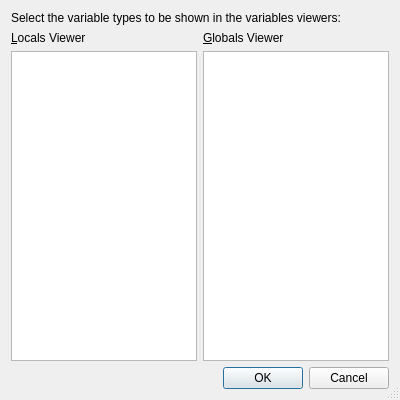
<?xml version="1.0" encoding="UTF-8"?>
<ui version="4.0">
 <author>Detlev Offenbach &lt;detlev@die-offenbachs.de&gt;</author>
 <class>VariablesFilterDialog</class>
 <widget class="QDialog" name="VariablesFilterDialog">
  <property name="geometry">
   <rect>
    <x>0</x>
    <y>0</y>
    <width>400</width>
    <height>400</height>
   </rect>
  </property>
  <property name="windowTitle">
   <string>Variables Type Filter</string>
  </property>
  <property name="whatsThis">
   <string>&lt;b&gt;Filter Dialog&lt;/b&gt;
&lt;p&gt; This dialog gives the user the possibility to select what kind of variables should &lt;b&gt;not&lt;/b&gt; be shown during a debugging session.&lt;/p&gt;</string>
  </property>
  <property name="sizeGripEnabled">
   <bool>true</bool>
  </property>
  <layout class="QGridLayout" name="gridLayout">
   <item row="0" column="0" colspan="2">
    <widget class="QLabel" name="label">
     <property name="text">
      <string>Select the variable types to be shown in the variables viewers:</string>
     </property>
     <property name="wordWrap">
      <bool>true</bool>
     </property>
    </widget>
   </item>
   <item row="1" column="0">
    <widget class="QLabel" name="localsLabel">
     <property name="text">
      <string>&amp;Locals Viewer</string>
     </property>
     <property name="buddy">
      <cstring>localsList</cstring>
     </property>
    </widget>
   </item>
   <item row="1" column="1">
    <widget class="QLabel" name="globalsLabel">
     <property name="text">
      <string>&amp;Globals Viewer</string>
     </property>
     <property name="buddy">
      <cstring>globalsList</cstring>
     </property>
    </widget>
   </item>
   <item row="2" column="0">
    <widget class="QListWidget" name="localsList">
     <property name="toolTip">
      <string>Locals Filter List</string>
     </property>
     <property name="whatsThis">
      <string>&lt;b&gt;Locals Filter List&lt;/b&gt;
&lt;p&gt;Select the variable types you want to be shown in the local variables viewer.&lt;/p&lt;</string>
     </property>
     <property name="alternatingRowColors">
      <bool>true</bool>
     </property>
     <property name="selectionMode">
      <enum>QAbstractItemView::ExtendedSelection</enum>
     </property>
     <property name="sortingEnabled">
      <bool>true</bool>
     </property>
    </widget>
   </item>
   <item row="2" column="1">
    <widget class="QListWidget" name="globalsList">
     <property name="toolTip">
      <string>Globals Filter List</string>
     </property>
     <property name="whatsThis">
      <string>&lt;b&gt;Globals Filter List&lt;/b&gt;
&lt;p&gt;Select the variable types you want to be shown in the global variables viewer.&lt;/p&lt;</string>
     </property>
     <property name="alternatingRowColors">
      <bool>true</bool>
     </property>
     <property name="selectionMode">
      <enum>QAbstractItemView::ExtendedSelection</enum>
     </property>
     <property name="sortingEnabled">
      <bool>true</bool>
     </property>
    </widget>
   </item>
   <item row="3" column="0" colspan="2">
    <widget class="QDialogButtonBox" name="buttonBox">
     <property name="orientation">
      <enum>Qt::Horizontal</enum>
     </property>
     <property name="standardButtons">
      <set>QDialogButtonBox::Cancel|QDialogButtonBox::Ok</set>
     </property>
    </widget>
   </item>
  </layout>
 </widget>
 <pixmapfunction>qPixmapFromMimeSource</pixmapfunction>
 <tabstops>
  <tabstop>localsList</tabstop>
  <tabstop>globalsList</tabstop>
 </tabstops>
 <resources/>
 <connections>
  <connection>
   <sender>buttonBox</sender>
   <signal>accepted()</signal>
   <receiver>VariablesFilterDialog</receiver>
   <slot>accept()</slot>
   <hints>
    <hint type="sourcelabel">
     <x>14</x>
     <y>319</y>
    </hint>
    <hint type="destinationlabel">
     <x>15</x>
     <y>332</y>
    </hint>
   </hints>
  </connection>
  <connection>
   <sender>buttonBox</sender>
   <signal>rejected()</signal>
   <receiver>VariablesFilterDialog</receiver>
   <slot>reject()</slot>
   <hints>
    <hint type="sourcelabel">
     <x>84</x>
     <y>317</y>
    </hint>
    <hint type="destinationlabel">
     <x>84</x>
     <y>336</y>
    </hint>
   </hints>
  </connection>
 </connections>
</ui>
